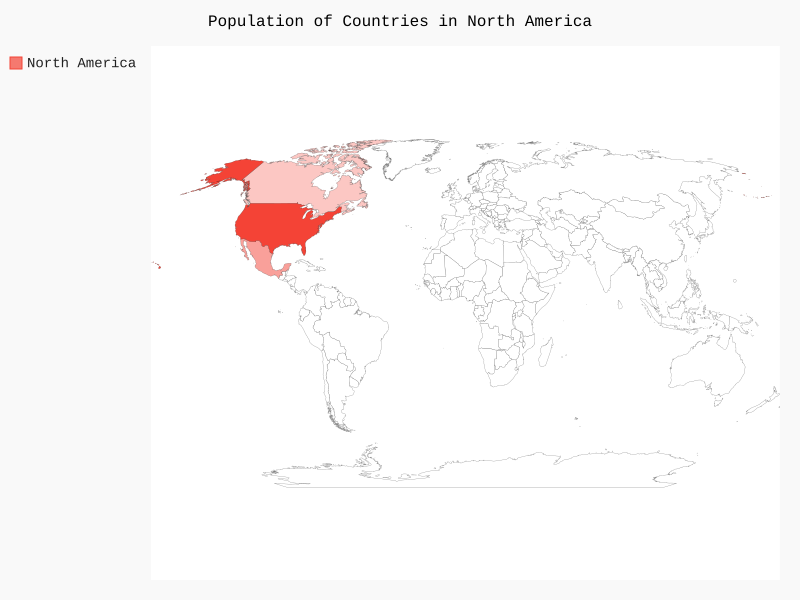

Here is the Python script that generated this plot:
import pygal_maps_world.maps as map

wm = map.World()
wm.title = 'Population of Countries in North America'
wm.add('North America',{'ca':34126000,'us':309349000,'mx':113423000})

wm.render_to_file('na_populations.svg')
